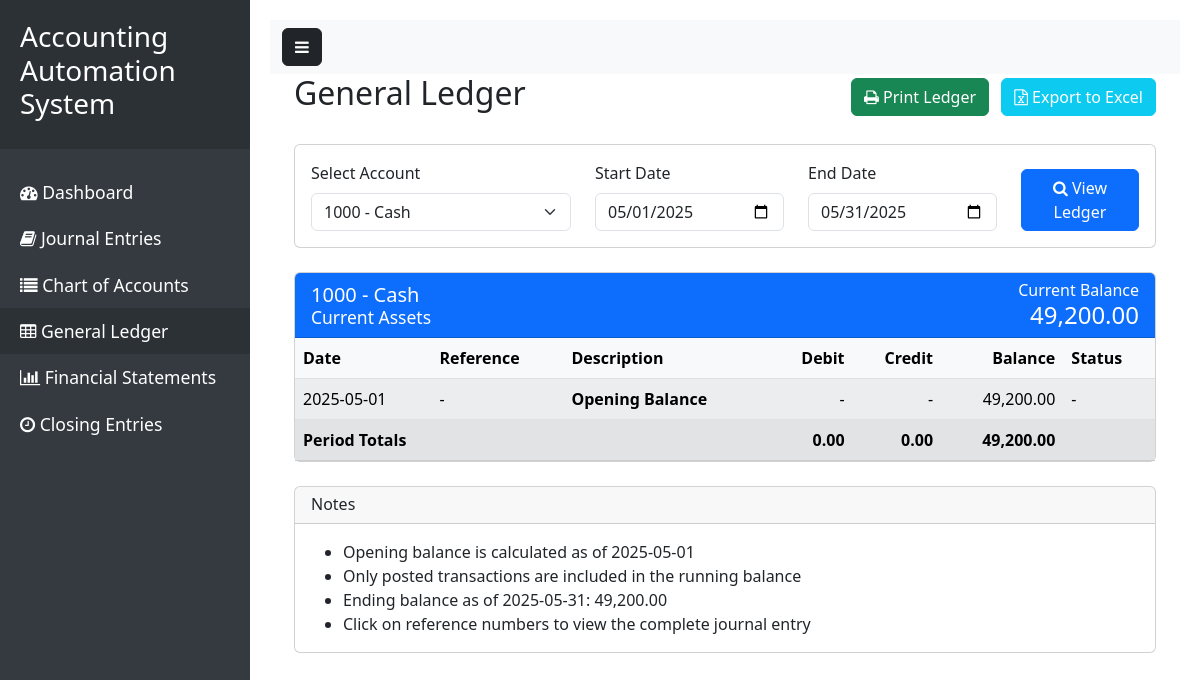
/Codes/Accounting-Automation/ledger?account_id=1, run on the app's committed database.
### tables this page shows
CREATE TABLE IF NOT EXISTS accounts (
    id INT PRIMARY KEY AUTO_INCREMENT,
    account_code VARCHAR(20) NOT NULL UNIQUE,
    name VARCHAR(100) NOT NULL,
    type_id INT NOT NULL,
    balance DECIMAL(15, 2) DEFAULT 0.00,
    created_at TIMESTAMP DEFAULT CURRENT_TIMESTAMP,
    FOREIGN KEY (type_id) REFERENCES account_types(id)
);

CREATE TABLE IF NOT EXISTS account_types (
    id INT PRIMARY KEY AUTO_INCREMENT,
    name VARCHAR(50) NOT NULL,
    category ENUM('Asset', 'Liability', 'Equity', 'Revenue', 'Expense') NOT NULL
);

### controllers/LedgerController.php (called while the page is built, shortened)
<?php
class LedgerController extends Controller {
    public function index() {
        $accountId = isset($_GET['account_id']) ? (int)$_GET['account_id'] : null;
        $startDate = isset($_GET['start_date']) ? $_GET['start_date'] : date('Y-m-01');
        $endDate = isset($_GET['end_date']) ? $_GET['end_date'] : date('Y-m-t');
        try {
            $sql = "SELECT a.*, at.name as type_name, at.category,
                    COALESCE(
                        (SELECT SUM(CASE
                            WHEN ji.debit > 0 THEN ji.debit
                            ELSE -ji.credit
                        END)
                        FROM journal_items ji
                        JOIN journal_entries je ON ji.journal_id = je.id
                        WHERE ji.account_id = a.id
                        AND je.status = 'Posted'
                        ) + a.balance, a.balance
                    ) as current_balance
                    FROM accounts a
                    JOIN account_types at ON a.type_id = at.id
                    ORDER BY at.category, a.account_code";
            $result = $this->db->query($sql);
            $accounts = [];
            while ($row = $result->fetch_assoc()) {
                $accounts[] = $row;
            }
            $data = [
                'accounts' => $accounts,
                'start_date' => $startDate,
                'end_date' => $endDate
            ];
            if ($accountId) {
                $sql = "SELECT a.*, at.name as type_name, at.category,
                        COALESCE(
                            (SELECT SUM(CASE
                                WHEN ji.debit > 0 THEN ji.debit
                                ELSE -ji.credit
                            END)
                            FROM journal_items ji
                            JOIN journal_entries je ON ji.journal_id = je.id
                            WHERE ji.account_id = a.id
                            AND je.status = 'Posted'
                            ) + a.balance, a.balance
                        ) as current_balance
                        FROM accounts a
                        JOIN account_types at ON a.type_id = at.id
                        WHERE a.id = $accountId";
                $result = $this->db->query($sql);
                $data['selected_account'] = $result->fetch_assoc();
                $sql = "SELECT
                        COALESCE(
                            (SELECT balance
                             FROM accounts
                             WHERE id = $accountId) +
                            COALESCE(SUM(
                                CASE
                                    WHEN ji.debit > 0 THEN ji.debit
                                    ELSE -ji.credit
                                END
                            ), 0),
                            (SELECT balance
                             FROM accounts
                             WHERE id = $accountId)
                        ) as opening_balance
                        FROM journal_items ji
                        JOIN journal_entries je ON ji.journal_id = je.id
                        WHERE ji.account_id = $accountId
                        AND je.date < '" . $this->db->escape($startDate) . "'
                        AND je.status = 'Posted'";
                $result = $this->db->query($sql);
                $data['opening_balance'] = $result->fetch_assoc()['opening_balance'];
                $data['transactions'] = [];
                $data['total_debit'] = array_sum(array_column($data['transactions'], 'debit'));
                $data['total_credit'] = array_sum(array_column($data['transactions'], 'credit'));
                $data['ending_balance'] = $data['opening_balance'] + $data['total_debit'] - $data['total_credit'];
            }
            $this->view('ledger/index', $data);
        } catch (Exception $e) {
            $this->view('ledger/index', ['error' => $e->getMessage()]);
        }
    }
}

### index.php (called while the page is built, shortened)
<?php
require_once 'core/Controller.php';
require_once 'core/Database.php';
$router = new Router();
$router->addRoute('/', 'DashboardController@index');
$router->addRoute('/journal', 'JournalController@index');
$router->addRoute('/journal/create', 'JournalController@create');
$router->addRoute('/ledger', 'LedgerController@index');
$router->addRoute('/financial-statements', 'FinancialStatementsController@index');
$router->addRoute('/financial-statements/income', 'FinancialStatementsController@incomeStatement');
$router->addRoute('/financial-statements/equity', 'FinancialStatementsController@equityStatement');
$router->addRoute('/financial-statements/balance', 'FinancialStatementsController@balanceSheet');
$router->addRoute('/closing', 'ClosingController@index');
$router->addRoute('/closing/process', 'ClosingController@process');
$router->addRoute('/accounts', 'AccountsController@index');
$router->addRoute('/accounts/create', 'AccountsController@create');
$router->addRoute('/accounts/edit/{id}', 'AccountsController@edit');
$router->dispatch();

### core/Database.php (called while the page is built, shortened)
<?php
class Database {
    private $connection;
    private static $instance = null;
    private function __construct() {
        try {
            $this->connection = new mysqli(DB_HOST, DB_USER, DB_PASS, DB_NAME);
            $this->connection->set_charset("utf8mb4");
        } catch (Exception $e) {
            die("Database connection failed: " . $e->getMessage());
        }
    }
    public static function getInstance() {
        if (self::$instance === null) {
            self::$instance = new self();
        }
        return self::$instance;
    }
    public function query($sql) {
        $result = $this->connection->query($sql);
        return $result;
    }
}

### views/ledger/index.php (the view, shortened to what this page needs)
<div class="container-fluid">
    <div class="row mb-4">
        <div class="col">
            <div class="d-flex justify-content-between align-items-center mb-4">
                <h2>General Ledger</h2>
                <div>
                    <?php if (isset($selected_account)): ?>
                    <button type="button" class="btn btn-success me-2" onclick="printLedger()">
                        <i class="fa fa-print"></i> Print Ledger
                    </button>
                    <button type="button" class="btn btn-info text-white" onclick="exportToExcel()">
                        <i class="fa fa-file-excel-o"></i> Export to Excel
                    </button>
                    <?php endif; ?>
                </div>
            </div>
            <form method="GET" class="card mb-4">
                <div class="card-body">
                    <div class="row">
                        <div class="col-md-4">
                            <label for="account_id" class="form-label">Select Account</label>
                            <select name="account_id" id="account_id" class="form-select" required>
                                <?php
                                $categories = [];
                                foreach ($accounts as $account) {
                                    if (!isset($categories[$account['category']])) {
                                        $categories[$account['category']] = [];
                                    }
                                    $categories[$account['category']][] = $account;
                                }
                                foreach ($categories as $category => $categoryAccounts):
                                ?>
                                <optgroup label="<?php echo $category; ?>">
                                    <?php foreach ($categoryAccounts as $account): ?>
                                    <option value="<?php echo $account['id']; ?>"
                                        <?php echo (isset($_GET['account_id']) && $_GET['account_id'] == $account['id']) ? 'selected' : ''; ?>>
                                        <?php echo $account['account_code'] . ' - ' . $account['name']; ?>
                                    </option>
                                    <?php endforeach; ?>
                                </optgroup>
                                <?php endforeach; ?>
                            </select>
                        </div>
                        <div class="col-md-3">
                            <label for="start_date" class="form-label">Start Date</label>
                            <input type="date" id="start_date" name="start_date" class="form-control"
                                   value="<?php echo $start_date; ?>" required>
                        </div>
                        <div class="col-md-3">
                            <label for="end_date" class="form-label">End Date</label>
                            <input type="date" id="end_date" name="end_date" class="form-control"
                                   value="<?php echo $end_date; ?>" required>
                        </div>
                        <div class="col-md-2 d-flex align-items-end">
                            <button type="submit" class="btn btn-primary w-100">
                                <i class="fa fa-search"></i> View Ledger
                            </button>
                        </div>
                    </div>
                </div>
            </form>
            <?php if (isset($selected_account)): ?>
            <div class="card mb-4">
                <div class="card-header bg-primary text-white">
                    <div class="d-flex justify-content-between align-items-center">
                        <h5 class="card-title mb-0">
                            <?php echo $selected_account['account_code'] . ' - ' . $selected_account['name']; ?>
                            <small class="d-block"><?php echo $selected_account['type_name']; ?></small>
                        </h5>
                        <div class="text-end">
                            <h6 class="mb-0">Current Balance</h6>
                            <h4 class="mb-0"><?php echo number_format($ending_balance, 2); ?></h4>
                        </div>
                    </div>
                </div>
                <div class="card-body p-0">
                    <div class="table-responsive">
                        <table class="table table-hover table-striped mb-0" id="ledgerTable">
                            <thead class="table-light">
                                <tr>
                                    <th>Date</th>
                                    <th>Reference</th>
                                    <th>Description</th>
                                    <th class="text-end">Debit</th>
                                    <th class="text-end">Credit</th>
                                    <th class="text-end">Balance</th>
                                    <th>Status</th>
                                </tr>
                            </thead>
                            <tbody>
                                <tr class="table-light">
                                    <td><?php echo $start_date; ?></td>
                                    <td>-</td>
                                    <td><strong>Opening Balance</strong></td>
                                    <td class="text-end">-</td>
                                    <td class="text-end">-</td>
                                    <td class="text-end"><?php echo number_format($opening_balance, 2); ?></td>
                                    <td>-</td>
                                </tr>
                                <tr class="table-secondary">
                                    <td colspan="3" class="fw-bold">Period Totals</td>
                                    <td class="text-end fw-bold"><?php echo number_format($total_debit, 2); ?></td>
                                    <td class="text-end fw-bold"><?php echo number_format($total_credit, 2); ?></td>
                                    <td class="text-end fw-bold"><?php echo number_format($ending_balance, 2); ?></td>
                                    <td></td>
                                </tr>
                            </tbody>
                        </table>
                    </div>
                </div>
            </div>
            <div class="card">
                <div class="card-header">
                    <h6 class="mb-0">Notes</h6>
                </div>
                <div class="card-body">
                    <ul class="mb-0">
                        <li>Opening balance is calculated as of <?php echo $start_date; ?></li>
                        <li>Only posted transactions are included in the running balance</li>
                        <li>Ending balance as of <?php echo $end_date; ?>: <?php echo number_format($ending_balance, 2); ?></li>
                        <li>Click on reference numbers to view the complete journal entry</li>
                    </ul>
                </div>
            </div>
            <?php endif; ?>
        </div>
    </div>
</div>

### data on the page
accounts: account_code "1000", name "Cash", type.name "Current Assets"

### other printed values
APP_NAME "Accounting Automation System"
$ending_balance "49,200.00"
$start_date "2025-05-01"
$opening_balance "49,200.00"
$total_debit "0.00"
$total_credit "0.00"
$end_date "2025-05-31"
form field account_id "1000 - Cash"
